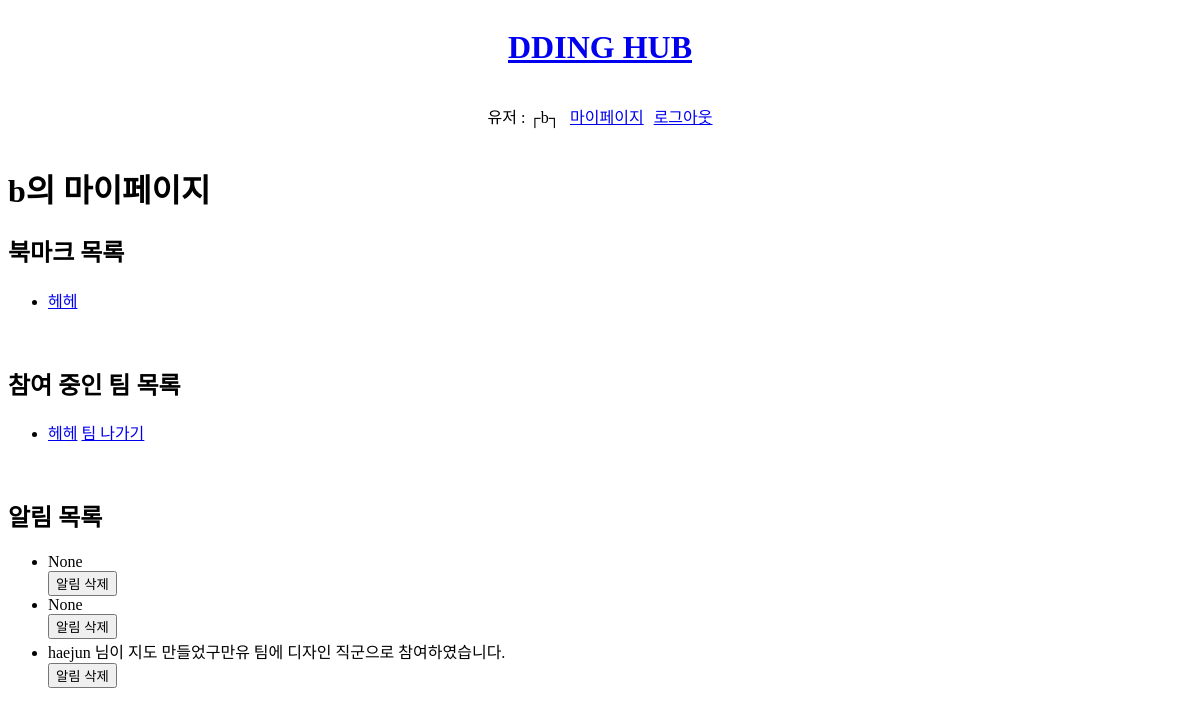
Page /mypage/2/ (signed in) on the earlier database version.
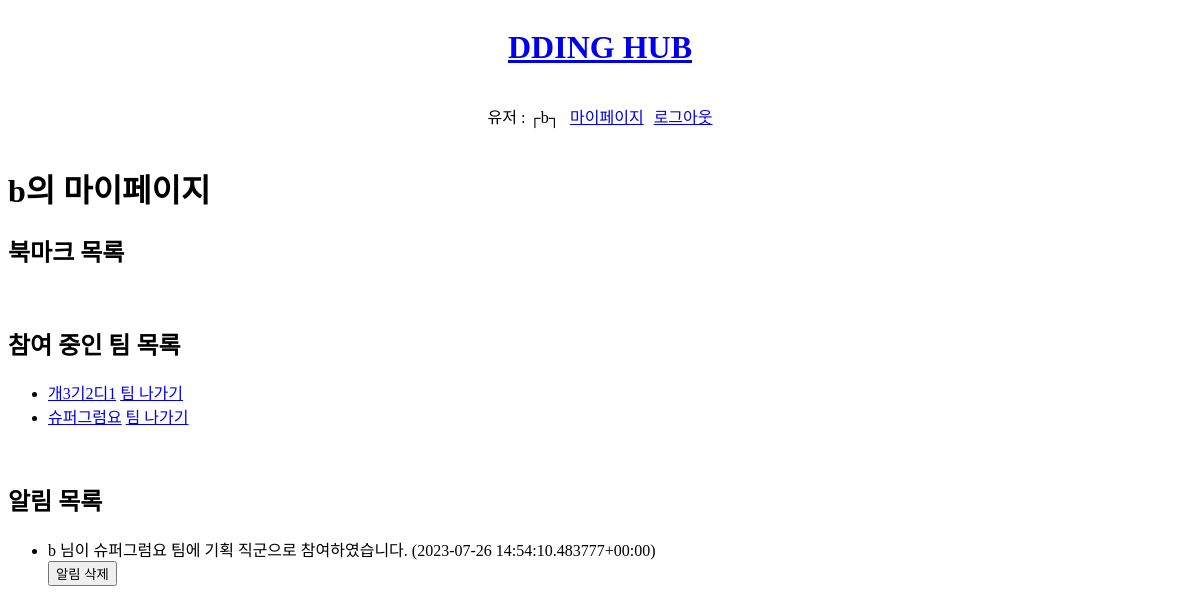
Same page on the later database version.
### ddingapp/models.py (models this page shows, shortened)
class Bookmark(models.Model):
    user = models.ForeignKey(User, on_delete=models.CASCADE)
    team = models.ForeignKey(Team, on_delete=models.CASCADE)

class Team(models.Model):
    name = models.CharField(max_length=50)
    teamname = models.CharField(max_length=100,null=True)
    call = models.CharField(max_length=100,null=True)
    detail = models.TextField(null=True)
    gongmo = models.ForeignKey(Gongmo, on_delete=models.CASCADE)
    jickgoons = models.ManyToManyField(Jickgoon, through="Member")
    created_by = models.ForeignKey(User, on_delete=models.CASCADE, null=True)
    dev_capacity = models.PositiveIntegerField(default=0)
    plan_capacity = models.PositiveIntegerField(default=0)
    design_capacity = models.PositiveIntegerField(default=0)

class Notification(models.Model):
    user = models.ForeignKey(User, on_delete=models.CASCADE)
    team = models.ForeignKey(Team, on_delete=models.CASCADE)
    jickgoon = models.ForeignKey('Jickgoon', on_delete=models.CASCADE,null=True)
    created_at = models.DateTimeField(default=timezone.now)
    message = models.TextField(null=True)

### ddingapp/views.py (the view)
# urls.py: path('mypage/<int:user_id>/', views.mypage, name='mypage'),
@login_required
def mypage(request, user_id):
    user = get_object_or_404(User, pk=user_id)
    bookmarks = Bookmark.objects.filter(user=user)
    teams = Team.objects.filter(member__user=user)
    teamsteams = Team.objects.filter(created_by=user)
    notifications = Notification.objects.filter(team__created_by=user)
    context = {
        'user': user,
        'bookmarks': bookmarks,
        'teams':teams,
        'teamsteams': teamsteams,
        'notifications': notifications,
        }
    return render(request, 'ddingapp/mypage.html', context)

### ddingapp/templates/ddingapp/mypage.html (shortened to what this page needs)
{% extends 'base.html' %}
{% block body %}
<h1>{{ user }}의 마이페이지</h1>
<h2>북마크 목록</h2>
<ul>
  {% for bookmark in bookmarks %}
  <li><a href="/{{ bookmark.team.gongmo.pk }}/{{ bookmark.team.pk }}">{{ bookmark.team.name }}</a></li>
  {% endfor %}
</ul>
<br>
<h2>참여 중인 팀 목록</h2>
<ul>
  {% for team in teams %}
  <li>
    <a href="/{{ team.gongmo.pk }}/{{ team.pk }}/">{{ team.name }}</a>
    <a href="/{{ team.pk }}/leaveTeam/">팀 나가기</a>
  </li>
  {% endfor %}
</ul>
<br>
<h2>알림 목록</h2>
<ul>
  {% for notification in notifications %}
  <li>{{ notification.message }}</li>
  <form method="post" action="{% url 'deleteNotification' notification.pk %}">
    <button type="submit">알림 삭제</button>
  </form>
  {% endfor %}
</ul>
{% endblock %}

### templates/base.html (shortened to what this page needs)
{%load static%}
<!DOCTYPE html>
<html lang="en">
<head>
</head>
<body>
  <div style="display: flex; justify-content: center;">
    <h1><a href="/">DDING HUB</a></h1>
  </div>
  {%include 'accounts.html'%}
  {%block body%}
  {%endblock%}
</body>
</html>

### templates/accounts.html
<div style="display:flex; justify-content: center; gap:10px;">
  {% if user.is_authenticated %}
  <p>유저 : ┌{{ user.username }}┐</p>
  <p><a href="/mypage/{{ user.pk }}">마이페이지</a></p>
  <p><a href="/accounts/logout">로그아웃</a></p>
  {% else %}
  <p><a href="/accounts/signup">회원가입</a></p>
  <p><a href="/accounts/login">로그인</a></p>
  {% endif %}
</div>

Differences in the rows shown:
removed Bookmark: team.name "헤헤"
removed Team: name "헤헤"
removed Notification: message "None"
removed Notification: message "None"
removed Notification: message "haejun 님이 지도 만들었구만유 팀에 디자인 직군으로 참여하였습니다."
added Team: name "개3기2디1"
added Team: name "슈퍼그럼요"
added Notification: message "b 님이 슈퍼그럼요 팀에 기획 직군으로 참여하였습니다. (2023-07-26 14:54:10.483777+00:00)"
